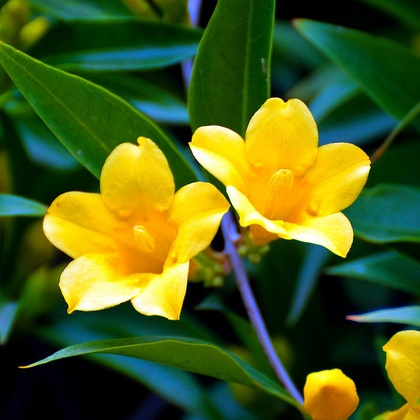
%> input picture 22_morphology/flor.jpg, 420 x 420 px, shrunk from 640 x 640 before the run
$ octave script.m   (GNU Octave 9; MATLAB toolbox functions it lacks are replaced by stand-ins)
%> lines starting %> are read from the running program, lines starting %| are printed output that depends on the picture; in (x1, y1, x2, y2) boxes, pixels count from 0 and x2, y2 are one past the last pixel; in counts of white or black regions, pixels touching at a corner belong together; the program's own positions count from 1
### 22_morphology/im_erotion.m
function [output] = im_dilation(image)
	str_el = ones(3,3);
	[rows, cols] = size(image);

	for i = 2:rows-1
		for j = 2:cols-1
			value = str_el .* image(i-1:i+1, j-1:j+1);
			output(i, j) = min(min(value));
		end
	end
end

### 22_morphology/im_dilation.m
function [output] = im_dilation(image)
	str_el = ones(3,3);
	[rows, cols] = size(image);

	for i = 2:rows-1
		for j = 2:cols-1
			value = str_el .* image(i-1:i+1, j-1:j+1);
			output(i, j) = max(max(value));
		end
	end
end

### 22_morphology/script.m
clc, clear all, close all;

image = rgb2gray(imread('flor.jpg'));
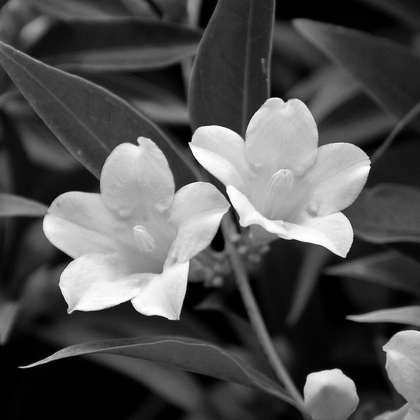
%> image: size 420x420 uint8; min 0, max 254, mean 81.2
bin_image = imbinarize(imnoise(image, 'salt & pepper', 0.05));
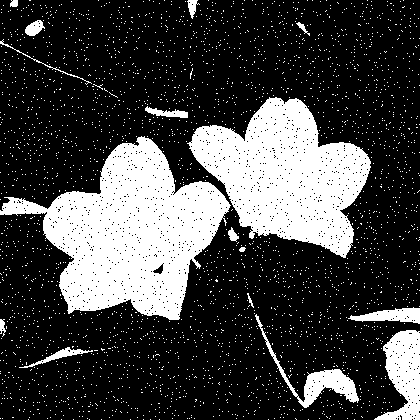
%> bin_image: size 420x420 logical; 26.5% white; 2974 white regions (2958 under 20 px), largest, box (x1, y1, x2, y2) and area: (0, 136, 231, 320) 20978, (187, 97, 371, 258) 16447, (374, 330, 420, 420) 2478

erotion_image = im_erotion(bin_image);
%> after the loop in im_dilation, `for i = 2:rows-1`:
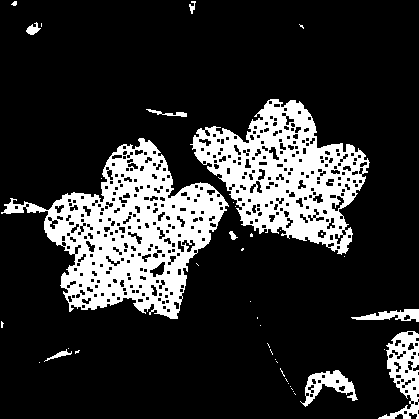
%> output: size 419x419 double; values 0 (black) and 1 (white), 18.5% white; 41 white regions (30 under 20 px), largest, box (x1, y1, x2, y2) and area: (1, 138, 229, 319) 16411, (190, 99, 370, 255) 12641, (378, 331, 419, 419) 1676
dilation_image = im_dilation(bin_image);
%> after the loop in im_dilation, `for i = 2:rows-1`:
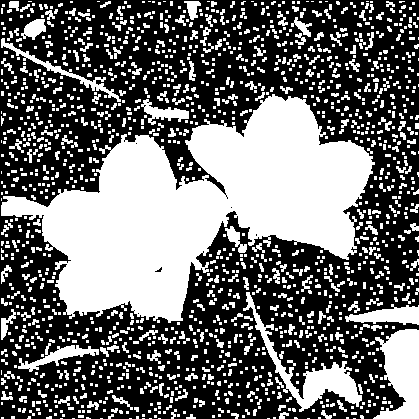
%> output: size 419x419 double; values 0 (black) and 1 (white), 42.5% white; 1569 white regions (1231 under 20 px), largest, box (x1, y1, x2, y2) and area: (1, 94, 375, 323) 41353, (373, 329, 419, 419) 2727, (243, 292, 362, 412) 2561

% dilation -> erotion
closed_image = im_erotion(im_dilation(bin_image));
%> after the loop in im_dilation (call 2), `for i = 2:rows-1`:
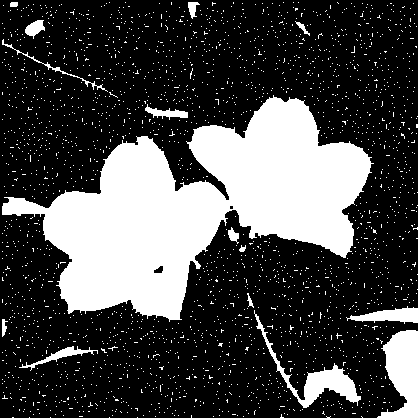
%> output: size 418x418 double; values 0 (black) and 1 (white), 27.8% white; 2417 white regions (2402 under 20 px), largest, box (x1, y1, x2, y2) and area: (2, 95, 374, 322) 38721, (377, 330, 418, 418) 2328, (254, 310, 361, 408) 1694

% erosion -> dilation
opened_image = im_dilation(im_erotion(bin_image));
%> after the loop in im_dilation (call 3), `for i = 2:rows-1`:
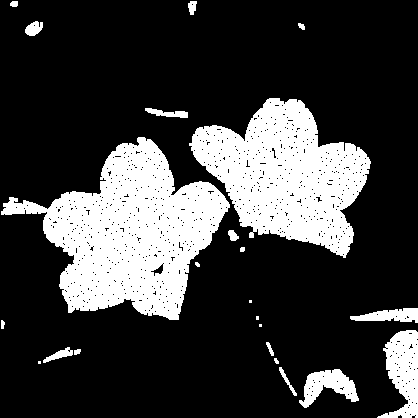
%> output: size 418x418 double; values 0 (black) and 1 (white), 24.1% white; 23 white regions (5 under 20 px), largest, box (x1, y1, x2, y2) and area: (1, 137, 230, 320) 20649, (189, 98, 371, 258) 16208, (377, 330, 418, 418) 2183

figure, imshowpair(bin_image, erotion_image, 'montage'), title('Erotion');
figure, imshowpair(bin_image, dilation_image, 'montage'), title('Dilation');
figure, imshowpair(bin_image, closed_image, 'montage'), title('Closing');
figure, imshowpair(bin_image, opened_image, 'montage'), title('Opening');
%> after `imshowpair(bin_image, opened_image, 'montage')`:
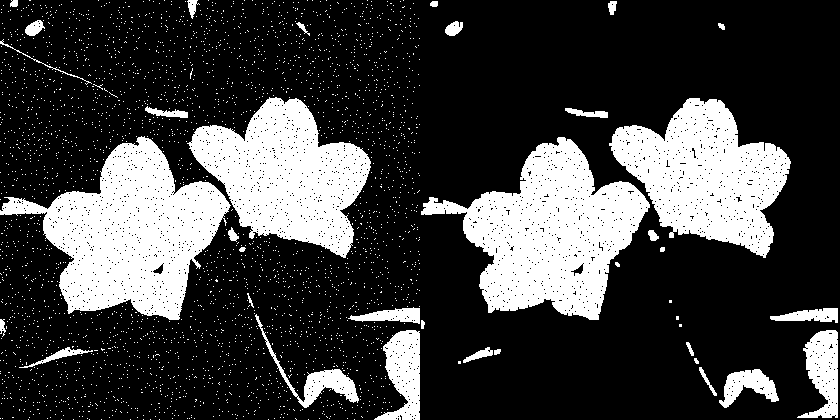
%> displayed picture: size 420x840, on the screen's scale of 0 to 255; 25.2% white; 2997 white regions (2963 under 20 px), largest, box (x1, y1, x2, y2) and area: (0, 136, 231, 320) 20978, (421, 137, 650, 320) 20649, (187, 97, 371, 258) 16447
